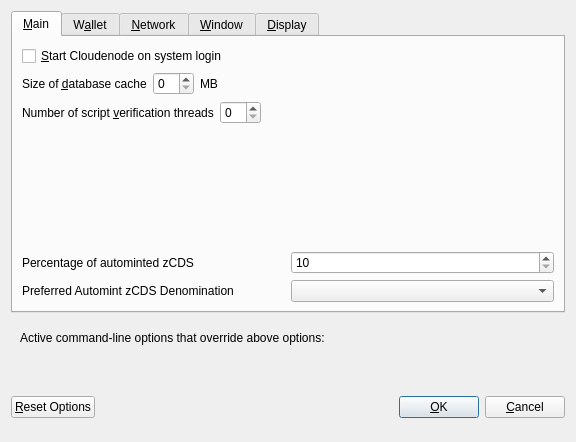
<?xml version="1.0" encoding="UTF-8"?>
<ui version="4.0">
 <class>OptionsDialog</class>
 <widget class="QDialog" name="OptionsDialog">
  <property name="geometry">
   <rect>
    <x>0</x>
    <y>0</y>
    <width>576</width>
    <height>442</height>
   </rect>
  </property>
  <property name="windowTitle">
   <string>Options</string>
  </property>
  <property name="modal">
   <bool>true</bool>
  </property>
  <layout class="QVBoxLayout" name="verticalLayout">
   <item>
    <widget class="QTabWidget" name="tabWidget">
     <property name="currentIndex">
      <number>0</number>
     </property>
     <widget class="QWidget" name="tabMain">
      <attribute name="title">
       <string>&amp;Main</string>
      </attribute>
      <layout class="QVBoxLayout" name="verticalLayout_Main">
       <item>
        <widget class="QCheckBox" name="bitcoinAtStartup">
         <property name="toolTip">
          <string>Automatically start Cloudenode after logging in to the system.</string>
         </property>
         <property name="text">
          <string>&amp;Start Cloudenode on system login</string>
         </property>
        </widget>
       </item>
       <item>
        <layout class="QHBoxLayout" name="horizontalLayout_2_Main">
         <item>
          <widget class="QLabel" name="databaseCacheLabel">
           <property name="text">
            <string>Size of &amp;database cache</string>
           </property>
           <property name="textFormat">
            <enum>Qt::PlainText</enum>
           </property>
           <property name="buddy">
            <cstring>databaseCache</cstring>
           </property>
          </widget>
         </item>
         <item>
          <widget class="QSpinBox" name="databaseCache"/>
         </item>
         <item>
          <widget class="QLabel" name="databaseCacheUnitLabel">
           <property name="text">
            <string>MB</string>
           </property>
           <property name="textFormat">
            <enum>Qt::PlainText</enum>
           </property>
          </widget>
         </item>
         <item>
          <spacer name="horizontalSpacer_2_Main">
           <property name="orientation">
            <enum>Qt::Horizontal</enum>
           </property>
           <property name="sizeHint" stdset="0">
            <size>
             <width>40</width>
             <height>20</height>
            </size>
           </property>
          </spacer>
         </item>
        </layout>
       </item>
       <item>
        <layout class="QHBoxLayout" name="horizontalLayout_3_Main">
         <item>
          <widget class="QLabel" name="threadsScriptVerifLabel">
           <property name="text">
            <string>Number of script &amp;verification threads</string>
           </property>
           <property name="textFormat">
            <enum>Qt::PlainText</enum>
           </property>
           <property name="buddy">
            <cstring>threadsScriptVerif</cstring>
           </property>
          </widget>
         </item>
         <item>
          <widget class="QSpinBox" name="threadsScriptVerif">
           <property name="toolTip">
            <string>(0 = auto, &lt;0 = leave that many cores free)</string>
           </property>
          </widget>
         </item>
         <item>
          <spacer name="horizontalSpacer_3_Main">
           <property name="orientation">
            <enum>Qt::Horizontal</enum>
           </property>
           <property name="sizeHint" stdset="0">
            <size>
             <width>40</width>
             <height>20</height>
            </size>
           </property>
          </spacer>
         </item>
        </layout>
       </item>
       <item>
        <spacer name="verticalSpacer_2">
         <property name="orientation">
          <enum>Qt::Vertical</enum>
         </property>
         <property name="sizeHint" stdset="0">
          <size>
           <width>20</width>
           <height>40</height>
          </size>
         </property>
        </spacer>
       </item>
       <item>
        <layout class="QHBoxLayout" name="horizontalLayout_3">
         <item>
          <widget class="QLabel" name="percentage_label">
           <property name="toolTip">
            <string>Percentage of incoming CDS which get automatically converted to zCDS via Zerocoin Protocol (min: 10%)</string>
           </property>
           <property name="text">
            <string>Percentage of autominted zCDS</string>
           </property>
          </widget>
         </item>
         <item>
          <widget class="QSpinBox" name="zeromintPercentage">
           <property name="minimum">
            <number>10</number>
           </property>
           <property name="maximum">
            <number>100</number>
           </property>
          </widget>
         </item>
        </layout>
       </item>
       <item>
        <layout class="QHBoxLayout" name="horizontalLayout" stretch="0,0">
         <property name="sizeConstraint">
          <enum>QLayout::SetFixedSize</enum>
         </property>
         <item>
          <widget class="QLabel" name="labelPreferredDenom">
           <property name="maximumSize">
            <size>
             <width>16777215</width>
             <height>16777215</height>
            </size>
           </property>
           <property name="toolTip">
            <string>Wait with automatic conversion to Zerocoin until enough CDS for this denomination is available</string>
           </property>
           <property name="text">
            <string>Preferred Automint zCDS Denomination</string>
           </property>
          </widget>
         </item>
         <item>
          <widget class="QComboBox" name="preferredDenom">
           <property name="maximumSize">
            <size>
             <width>16777215</width>
             <height>27</height>
            </size>
           </property>
           <property name="toolTip">
            <string>Wait with automatic conversion to Zerocoin until enough CDS for this denomination is available</string>
           </property>
           <property name="maxVisibleItems">
            <number>9</number>
           </property>
           <property name="maxCount">
            <number>9</number>
           </property>
          </widget>
         </item>
        </layout>
       </item>
      </layout>
     </widget>
     <widget class="QWidget" name="tabWallet">
      <attribute name="title">
       <string>W&amp;allet</string>
      </attribute>
      <layout class="QVBoxLayout" name="verticalLayout_Wallet">
       <item>
        <widget class="QGroupBox" name="groupBox">
         <property name="title">
          <string>Expert</string>
         </property>
         <layout class="QVBoxLayout" name="verticalLayout_2">
          <item>
           <widget class="QCheckBox" name="coinControlFeatures">
            <property name="toolTip">
             <string>Whether to show coin control features or not.</string>
            </property>
            <property name="text">
             <string>Enable coin &amp;control features</string>
            </property>
           </widget>
          </item>
          <item>
           <widget class="QCheckBox" name="showMasternodesTab">
            <property name="toolTip">
             <string>Show additional tab listing all your masternodes in first sub-tab&lt;br/&gt;and all masternodes on the network in second sub-tab.</string>
            </property>
            <property name="text">
             <string>Show Masternodes Tab</string>
            </property>
           </widget>
          </item>
          <item>
           <widget class="QCheckBox" name="spendZeroConfChange">
            <property name="toolTip">
             <string>If you disable the spending of unconfirmed change, the change from a transaction&lt;br/&gt;cannot be used until that transaction has at least one confirmation.&lt;br/&gt;This also affects how your balance is computed.</string>
            </property>
            <property name="text">
             <string>&amp;Spend unconfirmed change</string>
            </property>
           </widget>
          </item>
         </layout>
        </widget>
       </item>
       <item>
        <spacer name="verticalSpacer_Wallet">
         <property name="orientation">
          <enum>Qt::Vertical</enum>
         </property>
         <property name="sizeHint" stdset="0">
          <size>
           <width>20</width>
           <height>40</height>
          </size>
         </property>
        </spacer>
       </item>
      </layout>
     </widget>
     <widget class="QWidget" name="tabNetwork">
      <attribute name="title">
       <string>&amp;Network</string>
      </attribute>
      <layout class="QVBoxLayout" name="verticalLayout_Network">
       <item>
        <widget class="QCheckBox" name="mapPortUpnp">
         <property name="toolTip">
          <string>Automatically open the Cloudenode client port on the router. This only works when your router supports UPnP and it is enabled.</string>
         </property>
         <property name="text">
          <string>Map port using &amp;UPnP</string>
         </property>
        </widget>
       </item>
       <item>
        <widget class="QCheckBox" name="allowIncoming">
         <property name="toolTip">
          <string>Accept connections from outside</string>
         </property>
         <property name="text">
          <string>Allow incoming connections</string>
         </property>
        </widget>
       </item>
       <item>
        <widget class="QCheckBox" name="connectSocks">
         <property name="toolTip">
          <string>Connect to the Cloudenode network through a SOCKS5 proxy.</string>
         </property>
         <property name="text">
          <string>&amp;Connect through SOCKS5 proxy (default proxy):</string>
         </property>
        </widget>
       </item>
       <item>
        <layout class="QHBoxLayout" name="horizontalLayout_1_Network">
         <item>
          <widget class="QLabel" name="proxyIpLabel">
           <property name="text">
            <string>Proxy &amp;IP:</string>
           </property>
           <property name="textFormat">
            <enum>Qt::PlainText</enum>
           </property>
           <property name="buddy">
            <cstring>proxyIp</cstring>
           </property>
          </widget>
         </item>
         <item>
          <widget class="QValidatedLineEdit" name="proxyIp">
           <property name="minimumSize">
            <size>
             <width>140</width>
             <height>0</height>
            </size>
           </property>
           <property name="maximumSize">
            <size>
             <width>140</width>
             <height>16777215</height>
            </size>
           </property>
           <property name="toolTip">
            <string>IP address of the proxy (e.g. IPv4: 127.0.0.1 / IPv6: ::1)</string>
           </property>
          </widget>
         </item>
         <item>
          <widget class="QLabel" name="proxyPortLabel">
           <property name="text">
            <string>&amp;Port:</string>
           </property>
           <property name="textFormat">
            <enum>Qt::PlainText</enum>
           </property>
           <property name="buddy">
            <cstring>proxyPort</cstring>
           </property>
          </widget>
         </item>
         <item>
          <widget class="QLineEdit" name="proxyPort">
           <property name="minimumSize">
            <size>
             <width>55</width>
             <height>0</height>
            </size>
           </property>
           <property name="maximumSize">
            <size>
             <width>55</width>
             <height>16777215</height>
            </size>
           </property>
           <property name="toolTip">
            <string>Port of the proxy (e.g. 9050)</string>
           </property>
          </widget>
         </item>
         <item>
          <spacer name="horizontalSpacer_1_Network">
           <property name="orientation">
            <enum>Qt::Horizontal</enum>
           </property>
           <property name="sizeHint" stdset="0">
            <size>
             <width>40</width>
             <height>20</height>
            </size>
           </property>
          </spacer>
         </item>
        </layout>
       </item>
       <item>
        <spacer name="verticalSpacer_Network">
         <property name="orientation">
          <enum>Qt::Vertical</enum>
         </property>
         <property name="sizeHint" stdset="0">
          <size>
           <width>20</width>
           <height>40</height>
          </size>
         </property>
        </spacer>
       </item>
      </layout>
     </widget>
     <widget class="QWidget" name="tabWindow">
      <attribute name="title">
       <string>&amp;Window</string>
      </attribute>
      <layout class="QVBoxLayout" name="verticalLayout_Window">
       <item>
        <widget class="QCheckBox" name="minimizeToTray">
         <property name="toolTip">
          <string>Show only a tray icon after minimizing the window.</string>
         </property>
         <property name="text">
          <string>&amp;Minimize to the tray instead of the taskbar</string>
         </property>
        </widget>
       </item>
       <item>
        <widget class="QCheckBox" name="minimizeOnClose">
         <property name="toolTip">
          <string>Minimize instead of exit the application when the window is closed. When this option is enabled, the application will be closed only after selecting Quit in the menu.</string>
         </property>
         <property name="text">
          <string>M&amp;inimize on close</string>
         </property>
        </widget>
       </item>
       <item>
        <spacer name="verticalSpacer_Window">
         <property name="orientation">
          <enum>Qt::Vertical</enum>
         </property>
         <property name="sizeHint" stdset="0">
          <size>
           <width>20</width>
           <height>40</height>
          </size>
         </property>
        </spacer>
       </item>
      </layout>
     </widget>
     <widget class="QWidget" name="tabDisplay">
      <attribute name="title">
       <string>&amp;Display</string>
      </attribute>
      <layout class="QVBoxLayout" name="verticalLayout_Display">
       <item>
        <layout class="QHBoxLayout" name="horizontalLayout_1_Display">
         <item>
          <widget class="QLabel" name="langLabel">
           <property name="text">
            <string>User Interface &amp;language:</string>
           </property>
           <property name="textFormat">
            <enum>Qt::PlainText</enum>
           </property>
           <property name="buddy">
            <cstring>lang</cstring>
           </property>
          </widget>
         </item>
         <item>
          <widget class="QValueComboBox" name="lang">
           <property name="toolTip">
            <string>The user interface language can be set here. This setting will take effect after restarting Cloudenode.</string>
           </property>
          </widget>
         </item>
        </layout>
       </item>
       <item>
        <widget class="QLabel" name="label_3">
         <property name="toolTip">
          <string notr="true"/>
         </property>
         <property name="statusTip">
          <string notr="true"/>
         </property>
         <property name="whatsThis">
          <string notr="true"/>
         </property>
         <property name="accessibleName">
          <string notr="true"/>
         </property>
         <property name="text">
          <string>Language missing or translation incomplete? Help contributing translations here:
https://www.transifex.com/cloudenode-project/cloudenode-project-translations</string>
         </property>
         <property name="wordWrap">
          <bool>true</bool>
         </property>
         <property name="openExternalLinks">
          <bool>true</bool>
         </property>
         <property name="textInteractionFlags">
          <set>Qt::TextBrowserInteraction</set>
         </property>
        </widget>
       </item>
       <item>
        <layout class="QHBoxLayout" name="horizontalLayout_4_Display" stretch="0,0">
         <item>
          <widget class="QLabel" name="themeLabel">
           <property name="text">
            <string>User Interface Theme:</string>
           </property>
          </widget>
         </item>
         <item>
          <widget class="QValueComboBox" name="theme"/>
         </item>
        </layout>
       </item>
       <item>
        <widget class="Line" name="line">
         <property name="orientation">
          <enum>Qt::Horizontal</enum>
         </property>
        </widget>
       </item>
       <item>
        <layout class="QHBoxLayout" name="horizontalLayout_2_Display">
         <item>
          <widget class="QLabel" name="unitLabel">
           <property name="text">
            <string>&amp;Unit to show amounts in:</string>
           </property>
           <property name="textFormat">
            <enum>Qt::PlainText</enum>
           </property>
           <property name="buddy">
            <cstring>unit</cstring>
           </property>
          </widget>
         </item>
         <item>
          <widget class="QValueComboBox" name="unit">
           <property name="toolTip">
            <string>Choose the default subdivision unit to show in the interface and when sending coins.</string>
           </property>
          </widget>
         </item>
        </layout>
       </item>
       <item>
        <layout class="QHBoxLayout" name="horizontalLayout_5_Display">
         <item>
          <widget class="QLabel" name="digitsLabel">
           <property name="text">
            <string>Decimal digits</string>
           </property>
          </widget>
         </item>
         <item>
          <widget class="QValueComboBox" name="digits"/>
         </item>
        </layout>
       </item>
       <item>
        <layout class="QHBoxLayout" name="horizontalLayout_3_Display">
         <item>
          <widget class="QLabel" name="thirdPartyTxUrlsLabel">
           <property name="toolTip">
            <string>Third party URLs (e.g. a block explorer) that appear in the transactions tab as context menu items. %s in the URL is replaced by transaction hash. Multiple URLs are separated by vertical bar |.</string>
           </property>
           <property name="text">
            <string>Third party transaction URLs</string>
           </property>
           <property name="buddy">
            <cstring>thirdPartyTxUrls</cstring>
           </property>
          </widget>
         </item>
         <item>
          <widget class="QLineEdit" name="thirdPartyTxUrls">
           <property name="toolTip">
            <string>Third party URLs (e.g. a block explorer) that appear in the transactions tab as context menu items. %s in the URL is replaced by transaction hash. Multiple URLs are separated by vertical bar |.</string>
           </property>
          </widget>
         </item>
        </layout>
       </item>
       <item>
        <spacer name="verticalSpacer">
         <property name="orientation">
          <enum>Qt::Vertical</enum>
         </property>
         <property name="sizeHint" stdset="0">
          <size>
           <width>20</width>
           <height>40</height>
          </size>
         </property>
        </spacer>
       </item>
      </layout>
     </widget>
    </widget>
   </item>
   <item>
    <widget class="QFrame" name="frame">
     <layout class="QVBoxLayout" name="verticalLayout_Bottom">
      <item>
       <layout class="QHBoxLayout" name="horizontalLayout_Bottom">
        <item>
         <widget class="QLabel" name="overriddenByCommandLineInfoLabel">
          <property name="text">
           <string>Active command-line options that override above options:</string>
          </property>
          <property name="textFormat">
           <enum>Qt::PlainText</enum>
          </property>
         </widget>
        </item>
        <item>
         <spacer name="horizontalSpacer_Bottom">
          <property name="orientation">
           <enum>Qt::Horizontal</enum>
          </property>
          <property name="sizeHint" stdset="0">
           <size>
            <width>40</width>
            <height>20</height>
           </size>
          </property>
         </spacer>
        </item>
       </layout>
      </item>
      <item>
       <widget class="QLabel" name="overriddenByCommandLineLabel">
        <property name="text">
         <string/>
        </property>
        <property name="textFormat">
         <enum>Qt::PlainText</enum>
        </property>
        <property name="wordWrap">
         <bool>true</bool>
        </property>
       </widget>
      </item>
     </layout>
    </widget>
   </item>
   <item>
    <layout class="QHBoxLayout" name="horizontalLayout_Buttons">
     <item>
      <widget class="QPushButton" name="resetButton">
       <property name="toolTip">
        <string>Reset all client options to default.</string>
       </property>
       <property name="text">
        <string>&amp;Reset Options</string>
       </property>
       <property name="autoDefault">
        <bool>false</bool>
       </property>
      </widget>
     </item>
     <item>
      <spacer name="horizontalSpacer_1">
       <property name="orientation">
        <enum>Qt::Horizontal</enum>
       </property>
       <property name="sizeHint" stdset="0">
        <size>
         <width>40</width>
         <height>48</height>
        </size>
       </property>
      </spacer>
     </item>
     <item>
      <widget class="QLabel" name="statusLabel">
       <property name="minimumSize">
        <size>
         <width>200</width>
         <height>0</height>
        </size>
       </property>
       <property name="font">
        <font>
         <weight>75</weight>
         <bold>true</bold>
        </font>
       </property>
       <property name="text">
        <string/>
       </property>
       <property name="textFormat">
        <enum>Qt::PlainText</enum>
       </property>
       <property name="wordWrap">
        <bool>true</bool>
       </property>
      </widget>
     </item>
     <item>
      <spacer name="horizontalSpacer_2">
       <property name="orientation">
        <enum>Qt::Horizontal</enum>
       </property>
       <property name="sizeHint" stdset="0">
        <size>
         <width>40</width>
         <height>48</height>
        </size>
       </property>
      </spacer>
     </item>
     <item>
      <widget class="QPushButton" name="okButton">
       <property name="text">
        <string>&amp;OK</string>
       </property>
       <property name="autoDefault">
        <bool>false</bool>
       </property>
       <property name="default">
        <bool>true</bool>
       </property>
      </widget>
     </item>
     <item>
      <widget class="QPushButton" name="cancelButton">
       <property name="text">
        <string>&amp;Cancel</string>
       </property>
       <property name="autoDefault">
        <bool>false</bool>
       </property>
      </widget>
     </item>
    </layout>
   </item>
  </layout>
 </widget>
 <customwidgets>
  <customwidget>
   <class>QValidatedLineEdit</class>
   <extends>QLineEdit</extends>
   <header>qvalidatedlineedit.h</header>
  </customwidget>
  <customwidget>
   <class>QValueComboBox</class>
   <extends>QComboBox</extends>
   <header>qvaluecombobox.h</header>
  </customwidget>
 </customwidgets>
 <resources/>
 <connections/>
</ui>
